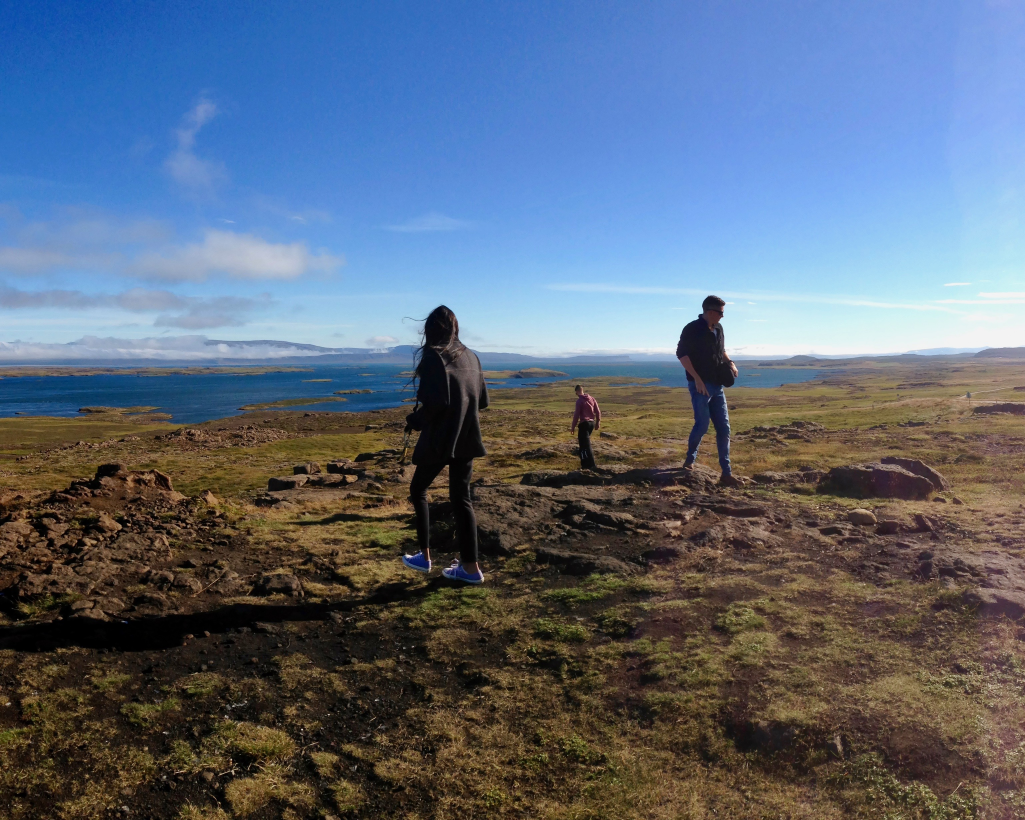
#> input picture Assignment3/images/landscapeL.jpg, 3075 x 2460 px (shown at 1/3 size)
$ python Panorama.py
#> lines starting #> are read from the running program, lines starting #| are printed output that depends on the picture
import cv2
import numpy as np


class Stitcher:
    # the __init__ function is automatically called upon instantiation
    # is't a good practice to initialize/reset all class members here
    def __init__(self):
        # create a SIFT object
        self.sift = cv2.xfeatures2d.SIFT_create()
        # create a Brute-Force Matcher
        self.bf = cv2.BFMatcher(cv2.NORM_L2)

    def featureExtraction(self):
        self.kp1, self.desc1 = self.sift.detectAndCompute(self.img1, None)
        self.kp2, self.desc2 = self.sift.detectAndCompute(self.img2, None)

    def matchDescriptors(self):
        self.matches = self.bf.match(self.desc1, self.desc2)

    def displayMatches(self, N):
        # Sort them in the order of their distance
        matches = sorted(self.matches, key=lambda x: x.distance)
        # Draw the best N matches
        img = cv2.drawMatches(self.img1, self.kp1, self.img2, self.kp2, matches[:N], None, flags=2)
        cv2.imshow("Matched points", img)
        cv2.waitKey(0)
        cv2.destroyAllWindows()

    def homography(self):
        # We need to convert the matched points (cv.DMatch) into Nx2 Numpy arrays
        # A cv2.DMatch object contains distance, queryIdx and trainIdx
        # distance: The Euclidean distance between the the descriptors from the two sets
        # queryIdx: The index of the matched descriptor in the query set (1st set)
        # trainIdx:: The index of the matched descriptor in the train set (2nd set)

        # local placeholders for the matched points coordinates
        srcPts = np.empty((len(self.matches), 2))
        dstPts = np.empty((len(self.matches), 2))
        for i in range(len(self.matches)):
            a = self.matches[i].queryIdx
            srcPts[i, :] = np.float32(self.kp1[self.matches[i].queryIdx].pt)
            dstPts[i, :] = np.float32(self.kp2[self.matches[i].trainIdx].pt)

        # compute the 3x3 transformation matrix to map dstPts into srcPts (note the ordering)
        self.M, mask = cv2.findHomography(dstPts, srcPts, cv2.RANSAC, 5.0)

    def findOutputLimits(self):
        # we need to find the projected image corners to determine the size of the panorama image
        # the projected corners might map to negative pixel coordinates -> translate the image

        # the four corners are [0,0], [0,height-1], [width-1,0] and [width-1,height-1]
        # [x_proj y_proj 1] = M * [x_corner y_corner 1]

        # top left
        tl = np.dot(self.M, np.array([0, 0, 1]))
        tl = tl / tl[-1]
        # top right
        tr = np.dot(self.M, np.array([self.img2.shape[1] - 1, 0, 1]))
        tr = tr / tr[-1]
        # bottom left
        bl = np.dot(self.M, np.array([0, self.img2.shape[0] - 1, 1]))
        bl = bl / bl[-1]
        # bottom right
        br = np.dot(self.M, np.array([self.img2.shape[1] - 1, self.img2.shape[0] - 1, 1]))
        br = br / br[-1]

        # find the xMin and yMin
        self.xMin = min(tl[0], tr[0], bl[0], br[0], 0)
        self.xMax = max(tl[0], tr[0], bl[0], br[0], self.img1.shape[1])
        self.yMin = min(tl[1], tr[1], bl[1], br[1], 0)
        self.yMax = max(tl[1], tr[1], bl[1], br[1], self.img1.shape[0])

        # create a 3x3 translation matrix
        # [ [1 0 -xMin], [0 1 -yMin], [0 0 1] ]
        self.T = np.array([[1, 0, -self.xMin], [0, 1, -self.yMin], [0, 0, 1]])

        # apply the translation matrix to the transformation matrix
        #  M <- T * M
        self.M = np.dot(self.T, self.M)

        # compute the panorama size
        self.panoSize = (int(self.xMax - self.xMin + 1), int(self.yMax - self.yMin + 1))

    def perspectiveWarp(self):
        # warp the second image into the panorama
        self.pano = cv2.warpPerspective(self.img2, self.M, self.panoSize)
        # no blending, just copy the left-side image into the panorama
        self.pano[self.yMin:self.img1.shape[0] + self.yMin, self.xMin:self.img1.shape[1] + self.xMin] = self.img1

    def doStitch(self, image1, image2):
        # make a deep copy of the input images
        print("Making copies")
        self.img1 = image1.copy()
        self.img2 = image2.copy()

        # compute keypoints/descriptors
        print("Computing descriptors")
        self.featureExtraction()

        # match descriptors
        print("Computing descriptors")
        self.matchDescriptors()

        # compute the transformation matrix
        print("Computing descriptors")
        self.homography()

        # translate the images and compute the panorama size
        print("Computing descriptors")
        self.findOutputLimits()

        # apply a perspective warp to stitch the images\n,
        print("Computing descriptors")
        self.perspectiveWarp()


im1 = cv2.imread("./images/landscapeL.jpg")
#> im1 is the input picture: shape (2460, 3075, 3); mean B, G, R 122.8, 104.8, 92
im2 = cv2.imread("./images/landscapeR.jpg")
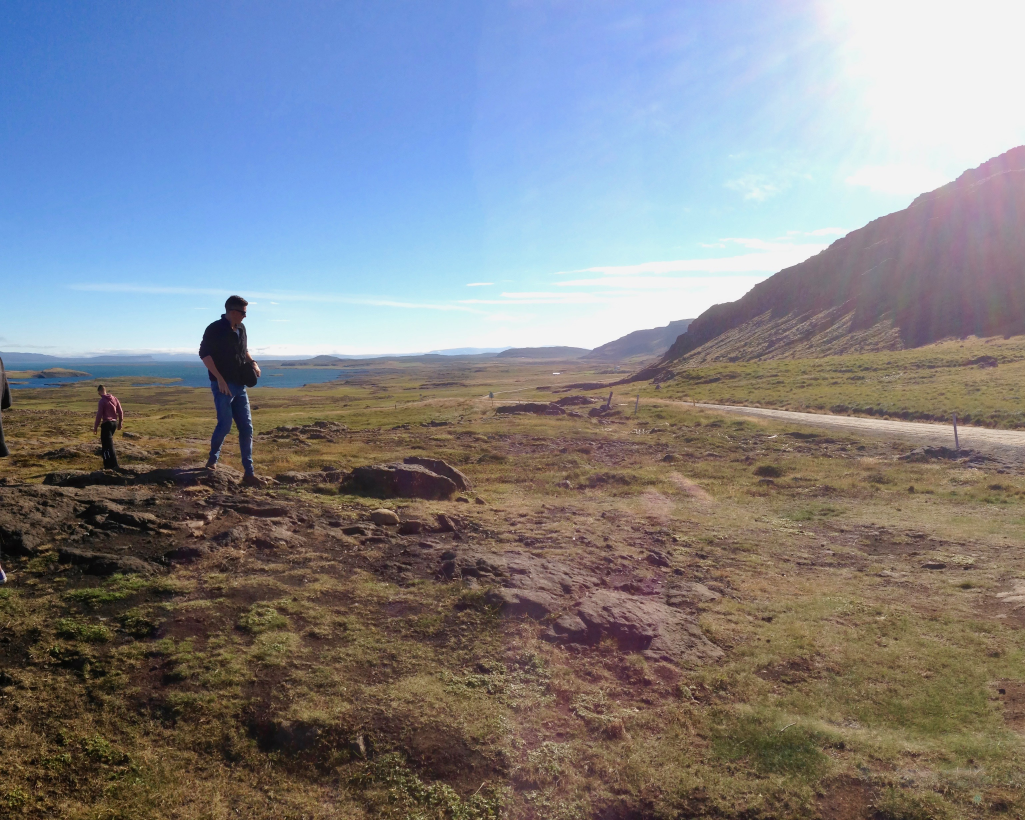
#> input picture Assignment3/images/landscapeR.jpg, 3075 x 2460 px (shown at 1/3 size)
#> im2 is the input picture: shape (2460, 3075, 3); mean B, G, R 136.6, 130.6, 128.8

im1 = cv2.resize(im1, (120, 160))
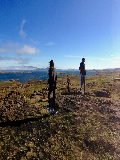
#> im1: shape (160, 120, 3); mean B, G, R 122.7, 104.7, 91.9
im2 = cv2.resize(im2, (120, 160))
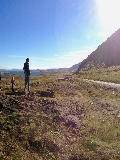
#> im2: shape (160, 120, 3); mean B, G, R 136.5, 130.5, 128.7
s = Stitcher()
s.doStitch(im1, im2)
#> in featureExtraction, `self.kp1, self.desc1 = self.sift.detectAndCompute(self.img1, None)`: self.kp1 = 148 keypoints; strongest (x, y, size): (83, 59, 2.1), (51, 63, 3.2), (82, 65, 3.8), (87, 68, 3.1)
#> in featureExtraction, `self.kp2, self.desc2 = self.sift.detectAndCompute(self.img2, None)`: self.kp2 = 115 keypoints; strongest (x, y, size): (27, 60, 2.2), (26, 65, 3.8), (30, 68, 2.4), (31, 67, 3.8)
#> in matchDescriptors, `self.matches = self.bf.match(self.desc1, self.desc2)`: self.matches = 148 matches
#> in homography, `srcPts = np.empty((len(self.matches), 2))`: srcPts = 148 rows, first 8: [6.92e-310, 6.92e-310], [4.65e-310, 4.65e-310], [6.92e-310, 4.94e-324], [nan, 0], [6.92e-310, nan], [4.65e-310, 6.92e-310], [1.49e-313, 0], [0, 1.98e-323]
#> in homography, `dstPts = np.empty((len(self.matches), 2))`: dstPts = 148 rows, first 8: [6.92e-310, 6.92e-310], [4.65e-310, 4.65e-310], [nan, nan], [nan, nan], [nan, nan], [nan, nan], [nan, nan], [nan, 1.39e-309]
#> the loop in homography, `for i in range(len(self.matches)):` made 148 passes
#> after the loop in homography, `for i in range(len(self.matches)):`: dstPts = 148 pairs, first value 7.85 to 114.8, second value 59.64 to 154.9; srcPts = 148 pairs, first value 2.26 to 116.4, second value 21.41 to 153.5
#> in homography, `self.M, mask = cv2.findHomography(dstPts, srcPts, cv2.RANSAC, 5.0)`: self.M = [[1.05, 0.00255, 55.14], [0.0408, 1.01, -1.13], [0.000414, -1.09e-05, 1]]; mask = 148 values, max 1 at index 89, min 0 at index 0, mean 0.182
#> in findOutputLimits, `tl = np.dot(self.M, np.array([0, 0, 1]))`: tl = [55.14, -1.13, 1]
#> in findOutputLimits, `tr = np.dot(self.M, np.array([self.img2.shape[1] - 1, 0, 1]))`: tr = [180.6, 3.72, 1.05]
#> in findOutputLimits, `tr = tr / tr[-1]`: tr = [172.1, 3.55, 1]
#> in findOutputLimits, `bl = np.dot(self.M, np.array([0, self.img2.shape[0] - 1, 1]))`: bl = [55.54, 159.6, 0.998]
#> in findOutputLimits, `bl = bl / bl[-1]`: bl = [55.64, 159.8, 1]
#> in findOutputLimits, `br = np.dot(self.M, np.array([self.img2.shape[1] - 1, self.img2.shape[..`: br = [181, 164.4, 1.05]
#> in findOutputLimits, `br = br / br[-1]`: br = [172.8, 157, 1]
#> in findOutputLimits, `self.xMin = min(tl[0], tr[0], bl[0], br[0], 0)`: self.xMin = 0
#> in findOutputLimits, `self.xMax = max(tl[0], tr[0], bl[0], br[0], self.img1.shape[1])`: self.xMax = 172.8
#> in findOutputLimits, `self.yMin = min(tl[1], tr[1], bl[1], br[1], 0)`: self.yMin = -1.13
#> in findOutputLimits, `self.yMax = max(tl[1], tr[1], bl[1], br[1], self.img1.shape[0])`: self.yMax = 160
#> in findOutputLimits, `self.T = np.array([[1, 0, -self.xMin], [0, 1, -self.yMin], [0, 0, 1]])`: self.T = [[1, 0, 0], [0, 1, 1.13], [0, 0, 1]]
#> in findOutputLimits, `self.M = np.dot(self.T, self.M)`: self.M = [[1.05, 0.00255, 55.14], [0.0413, 1.01, 0], [0.000414, -1.09e-05, 1]]
#> in findOutputLimits, `self.panoSize = (int(self.xMax - self.xMin + 1), int(self.yMax - self...`: self.panoSize = (173, 162)
#> in perspectiveWarp, `self.pano = cv2.warpPerspective(self.img2, self.M, self.panoSize)`:
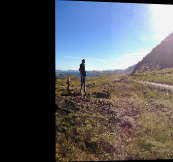
#> self.pano: shape (162, 173, 3); mean B, G, R 90.5, 86.2, 84.7
#> (the run stopped early here; a loop or call above may not have finished)
